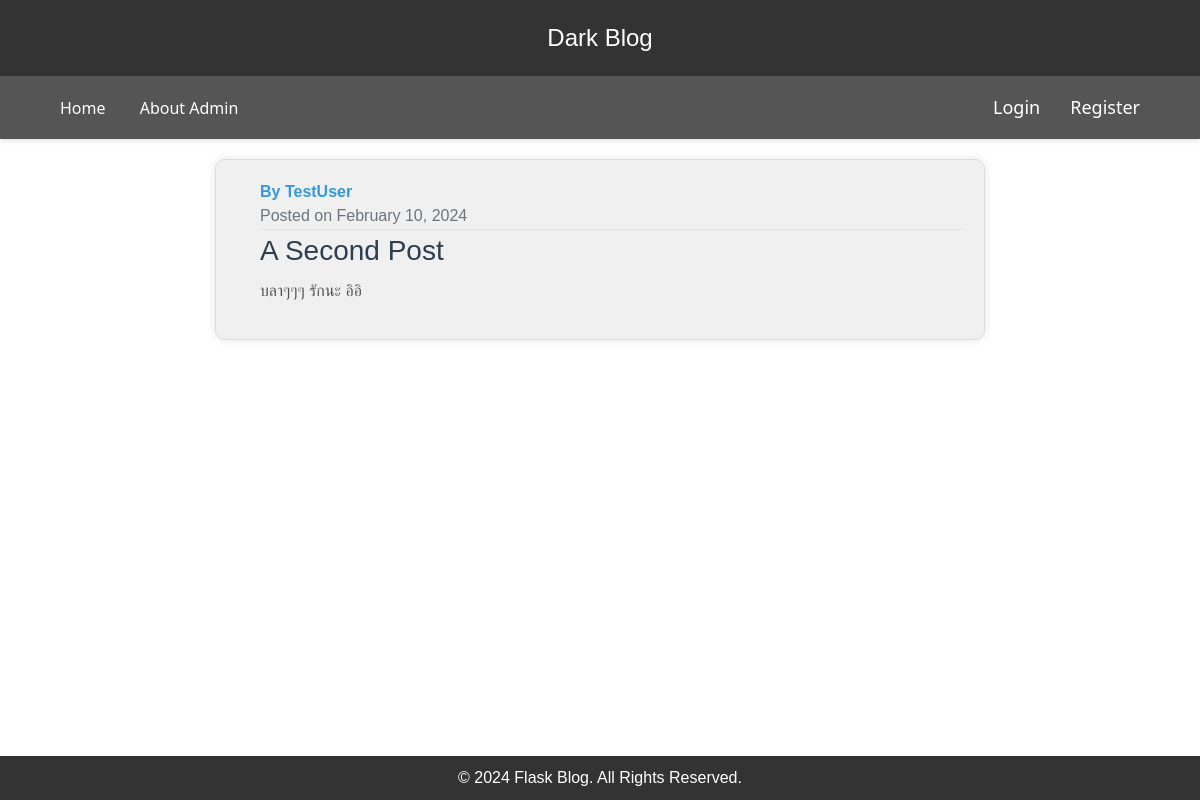
The page /post/2 on the database as committed earlier.
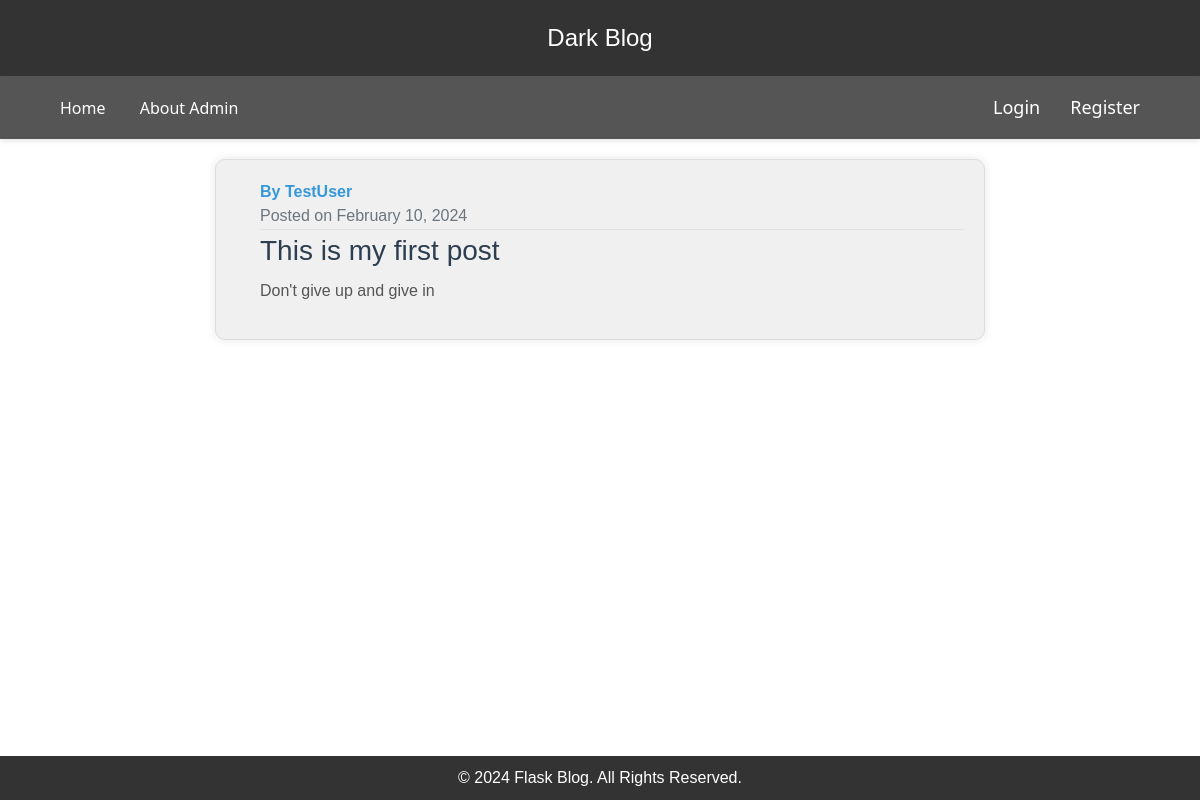
The same page on the database as committed later.
### flaskblog/model.py (models this page shows, shortened)
class Post(db.Model):
    id = db.Column(db.Integer, primary_key=True)
    title = db.Column(db.String(100), nullable=False)
    date_posted = db.Column(db.DateTime, nullable=False, default=datetime.utcnow())
    content = db.Column(db.Text, nullable=False)
    user_id = db.Column(db.Integer, db.ForeignKey('user.id'), nullable=False)

### flaskblog/routes.py (the view)
@app.route("/post/<int:post_id>")
def post(post_id):
    post = Post.query.get_or_404(post_id)
    return render_template('post.html', title=post.title, post=post)

### flaskblog/templates/post.html (shortened to what this page needs)
{% extends "layout.html" %}
{% block content %}
    <article class="media content-section">
        <div class="media-body ml-4">
            <div class="article-metadata">
                <span class="mr-2">
                    <a href="{{ url_for('user_posts', username=post.author.username) }}" class="article-link">
                        <strong>By {{ post.author.username }}</strong><br>
                    </a>
                </span>
                <span class="text-muted">
                    Posted on {{ post.date_posted.strftime('%B %d, %Y') }}
                </span>
            </div>
            <h2 class="article-title">{{ post.title }}</h2>
            <p class="article-content">{{ post.content }}</p>
        </div>
    </article>
{% endblock content %}

Rows that differ between the two databases and show on the page:
changed Post: title "A Second Post" → "This is my first post"; content "บลาๆๆๆ รักนะ อิอิ" → "Don't give up and give in"
